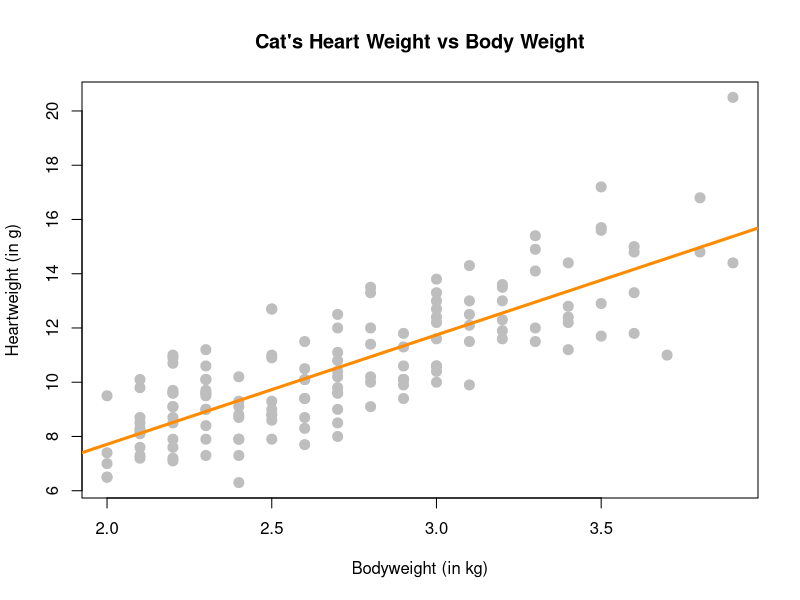
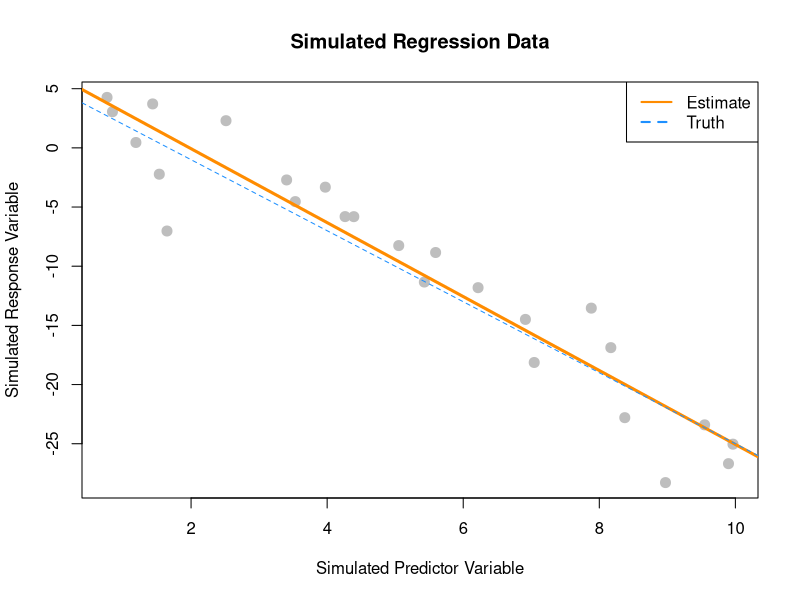
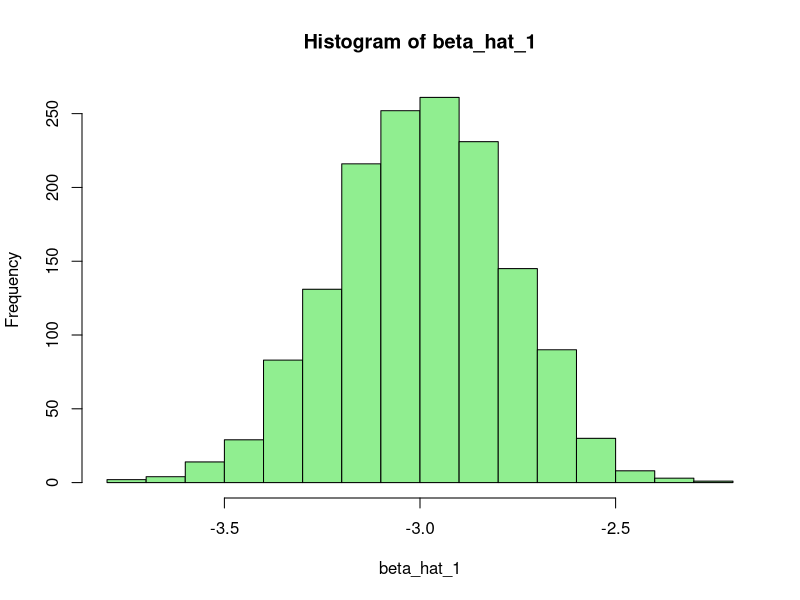
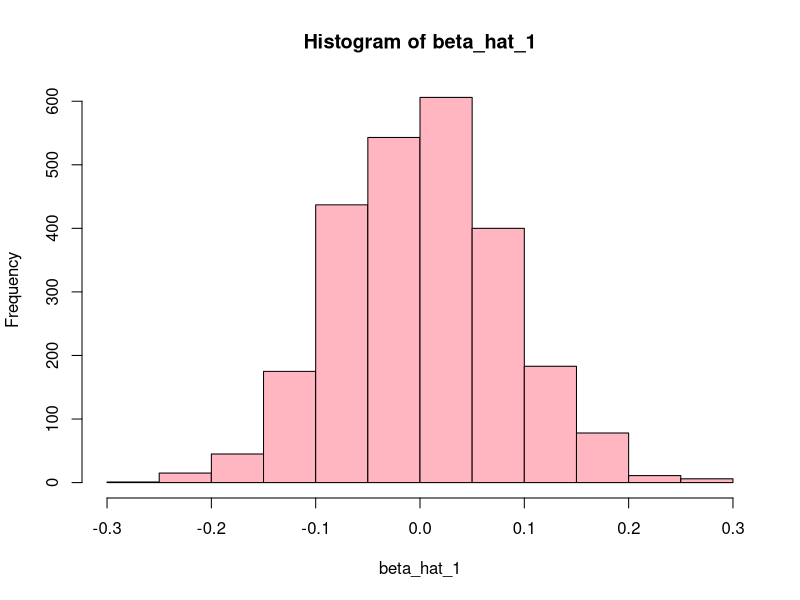
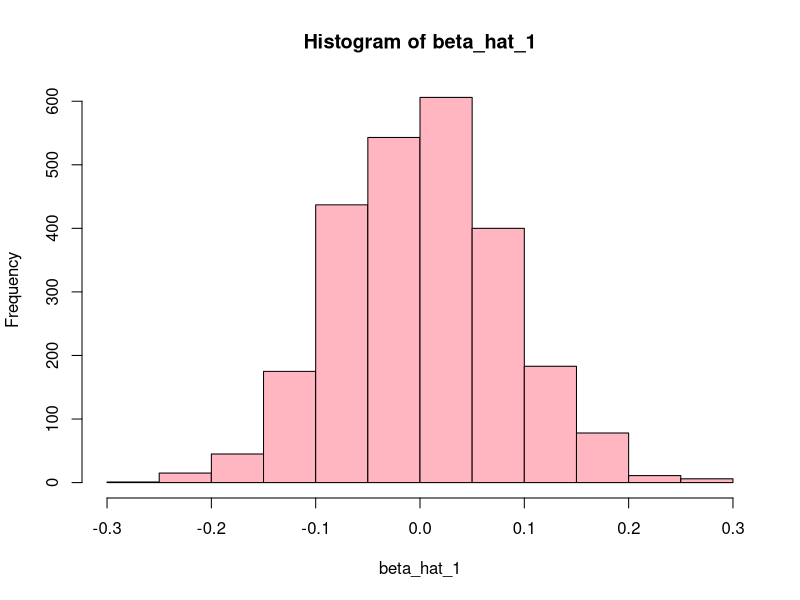

Here is the R script that generated these plots, in order:
## ---- chunk 1
cats = MASS :: cats

cat_model = lm(Hwt ~ Bwt, data = cats)
## ---- chunk 2
summary(cat_model)
## ---- chunk 3
coef(cat_model)
## ---- chunk 4
predict(cat_model, newdata = data.frame(Bwt = 3.1))
## ---- chunk 5
unique(cats$Bwt)

3.1 %in% unique(cats$Bwt)
## ---- chunk 6
predict(cat_model, newdata = data.frame(Bwt = 1.5))
## ---- chunk 7
unique(cats$Bwt)

1.5 %in% unique(cats$Bwt)
## ---- chunk 8
plot(Hwt ~ Bwt, data = cats,
     xlab = "Bodyweight (in kg)",
     ylab = "Heartweight (in g)",
     main = "Cat's Heart Weight vs Body Weight",
     pch = 20,
     cex = 2,
     col = "grey"
     )

abline(cat_model, lwd =3, col = "darkorange")
## ---- chunk 9
x = cats$Bwt
y = cats$Hwt

Sxy = sum((x - mean(x)) * (y - mean(y)))
Sxx = sum((x - mean(x)) ^ 2)
Syy = sum((y - mean(y)) ^ 2)

beta_1_hat = Sxy / Sxx
beta_0_hat = mean(y) - beta_1_hat * mean(x)

y_hat = beta_0_hat + beta_1_hat * x

SST   = sum((y - mean(y)) ^ 2)
SSReg = sum((y_hat - mean(y)) ^ 2)
SSE   = sum((y - y_hat) ^ 2)
R2 = SSReg / SST

R2
## ---- chunk 10
get_sd_est = function (fitted_vals, actual_vals, mle = FALSE){
  e = actual_vals - fitted_vals
  n = length(e)
  return(
    if(mle == TRUE) sqrt(sum(e^2)/n)
    else sqrt(sum(e^2)/(n-2))
  )
}
## ---- chunk 11
get_sd_est(fitted.values(cat_model),cats$Hwt, mle = FALSE)
## ---- chunk 12
get_sd_est(fitted.values(cat_model),cats$Hwt, mle = TRUE)
## ---- chunk 13
summary(cat_model)$sigma
## ---- chunk 14
birthday = 19920531
set.seed(birthday)
## ---- chunk 15
x = runif(n = 25, 0, 10)
## ---- chunk 16
sim_slr = function(x, beta_0 = 5, beta_1 = -3, sigma = 1) {
  n = length(x)
  epsilon = rnorm(n, mean = 0, sd = sigma)
  y = beta_0 + beta_1 * x + epsilon
  data.frame(predictor = x, response = y)
}
## ---- chunk 17
set.seed(1)
sim_data = sim_slr(x, beta_0 = 5, beta_1 = -3, sigma = sqrt(10.24))

## ---- chunk 18
sim_fit = lm(response ~ predictor, data = sim_data)
coef(sim_fit)
## ---- chunk 19
plot(response ~ predictor, data = sim_data,
     xlab = "Simulated Predictor Variable",
     ylab = "Simulated Response Variable",
     main = "Simulated Regression Data",
     pch  = 20,
     cex  = 2,
     col  = "grey")

abline(sim_fit, lwd = 3, lty = 1, col = "darkorange")
abline(5, -3, lty = 2, col = "dodgerblue")
legend("topright", c("Estimate", "Truth"), lty = c(1, 2), lwd = 2,
       col = c("darkorange", "dodgerblue"))

## ---- chunk 20
beta_hat_1 = rep(0,1500)

for (i in 1:1500) {
  sim_data = sim_slr(x = x, beta_0 = 5, beta_1 = -3, sigma = 3.2)
  model = lm(response ~ predictor, data = sim_data)
  beta_hat_1[i] = coef(model)[2]
}

## ---- chunk 21
mean(beta_hat_1)
sd(beta_hat_1)
## ---- chunk 22
hist(beta_hat_1,
     plot = TRUE,
     col = "lightgreen")
## ---- chunk 23
birthday = 19920531
set.seed(birthday)
## ---- chunk 24
x = runif(n = 75, 0, 10)
## ---- chunk 25
sim_slr = function(x, beta_0 = 5, beta_1 = -3, sigma = 1) {
  n = length(x)
  epsilon = rnorm(n, mean = 0, sd = sigma)
  y = beta_0 + beta_1 * x + epsilon
  data.frame(predictor = x, response = y)
}
## ---- chunk 26
beta_hat_1 = rep(0,2500)

for (i in 1:2500) {
  sim_data = sim_slr(x, beta_0 = 3, beta_1 = 0, sigma = 2)
  model = lm(response ~ predictor, data = sim_data)
  beta_hat_1[i] = coef(model)[2]
}
## ---- chunk 27
hist(beta_hat_1,
     plot = TRUE,
     col = "lightpink")
## ---- chunk 28
skeptic = read.csv("skeptic.csv")
skeptic_model = lm(skeptic)
skeptic_betahat_1 = coef(skeptic_model)[2]
## ---- chunk 29
hist(beta_hat_1,
     plot = TRUE,
     col = "lightpink")
abline(v = skeptic_betahat_1, col = "red")
## ---- chunk 30
pro = pnorm (skeptic_betahat_1, mean = mean(beta_hat_1), sd = sd(beta_hat_1))
pro 
pro * 2
## ---- chunk 31
data(Ozone, package = "mlbench")
Ozone = Ozone[, c(4, 6, 7, 8)]
colnames(Ozone) = c("ozone", "wind", "humidity", "temp")
Ozone = Ozone[complete.cases(Ozone), ]
## ---- chunk 32
# Creating help formula
get_rmse = function(model){
  sqrt(mean((resid(model))^2))
}

get_r2 = function(model){
  summary(model)$r.squared
}
## ---- chunk 33
# Creating 3 different Models
wind_speed_model = lm(ozone ~ wind, data = Ozone)
hum_model = lm(ozone ~ humidity, data = Ozone)
temp_model = lm(ozone ~ temp, data = Ozone)
list = c(wind_speed_model,hum_model,temp_model)
## ---- chunk 34
#cal RMSE - List pf RMSE
RMSE = c(get_rmse(wind_speed_model), get_rmse(hum_model),get_rmse(temp_model)) 

R2 = c(get_r2(wind_speed_model), get_r2(hum_model),get_r2(temp_model)) 
## ---- chunk 35
#create dataframe
result = data.frame(
  Model = c("wind","humidity","temp"),
  RMSE = RMSE,
  R2 = R2
)
## ---- chunk 36
#create markdown table of result
knitr::kable(result)
